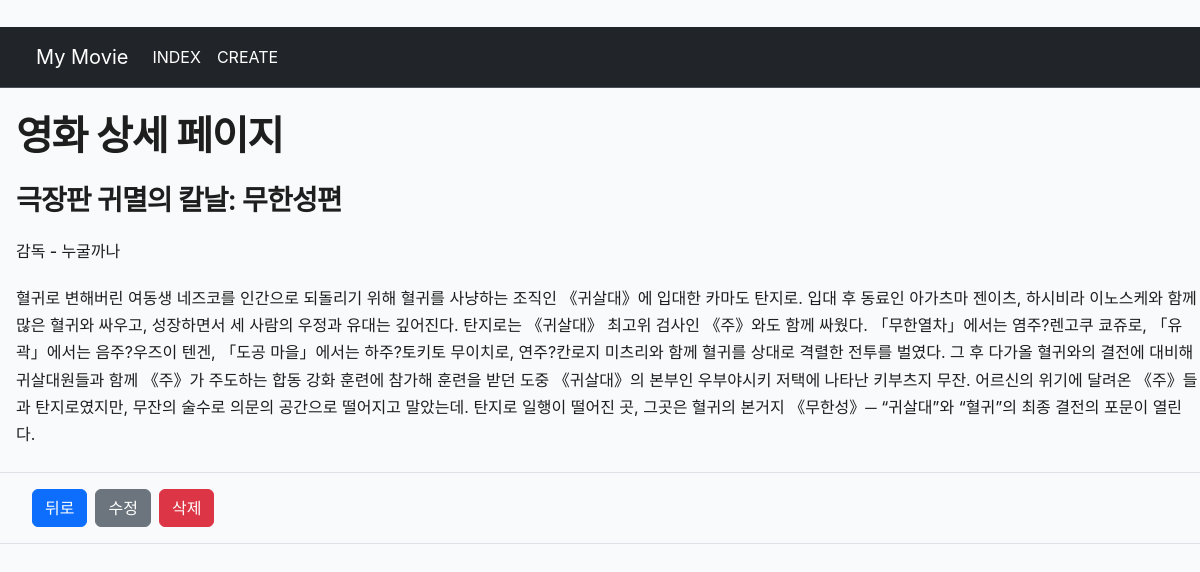
Screenshot of /movies/8/ with the database file from the repository.
### movies/models.py (models this page shows)
class Movie(models.Model):
    title = models.TextField()
    story = models.TextField()
    director = models.TextField()

### movies/views.py (the view)
# urls.py: path("<int:id>/", views.detail, name="detail"),
def detail(request, id):
    movie = get_object_or_404(Movie, id=id)
    context = {
        'movie': movie,
    }
    return render(request, "movies/detail.html", context)

### movies/templates/movies/detail.html (shortened to what this page needs)
﻿{% extends "base.html" %}
{% block content %}
    <h1 class='my-4 ms-3'>영화 상세 페이지</h1>
    <h3 class='my-4 ms-3'>{{ movie.title }}</h3>
    <h6 class='my-4 ms-3'>감독 - {{ movie.director }}</h6>
    <p class='my-4 ms-3'>{{ movie.story }}</p>
    <div class='border-top border-bottom'>
    <div class="d-flex gap-2 ms-3 mb-3 mt-3">
        <a href="{% url 'movies:index' %}" class="ms-3 my-0">
          <button class="btn btn-primary">뒤로</button>
        </a>
        <a href="{% url 'movies:update' movie.id %}" class='my-0'>
            <button class="btn btn-secondary">수정</button>
        </a>
        <form action="{% url 'movies:delete' movie.id %}" method="POST" class='my-0'>
            <button class="btn btn-danger">삭제</button>
        </form>
    </div>
    </div>
{% endblock content %}

### layout/base.html (style rules this page uses)
body { font-family: 'Pretendard', -apple-system, BlinkMacSystemFont, system-ui, Roboto, 'Helvetica Neue', sans-serif; color: #1e1e1e; background-color: #f9fafb; line-height: 1.7; }
h1, h2, h3, .card-title { font-weight: 600; letter-spacing: -0.03em; }

### rows the page displays
Movie: title "극장판 귀멸의 칼날: 무한성편", director "누굴까나", story "혈귀로 변해버린 여동생 네즈코를 인간으로 되돌리기 위해 혈귀를 사냥하는 조직인 《귀살대》에 입대한 카마도 탄지로. 입대 후 동료인 아가츠마 젠이츠, 하시비라 이노스케와 함께 많은 혈귀와 싸우고, 성장하면서 세 사람의 우정과 유대는 깊어진다. 탄지로는 《귀살대》 최고위 검사인 《주》와도 함께 싸웠다. 「무한열차」에서는 염주?렌고쿠 쿄쥬로, 「유곽」에서는 음주?우즈이 텐겐, 「도공 마을」에서는 하주?토키토 무이치로, 연주?칸로지 미츠리와 함께 혈귀를 상대로 격렬한 전투를 벌였다. 그 후 다가올 혈귀와의 결전에 대비해 귀살대원들과 함께 《주》가 주도하는 합동 강화 훈련에 참가해 훈련을 받던 도중 《귀살대》의 본부인 우부야시키 저택에 나타난 키부츠지 무잔. 어르신의 위기에 달려온 《주》들과 탄지로였지만, 무잔의 술수로 의문의 공간으로 떨어지고 말았는데. 탄지로 일행이 떨어진 곳, 그곳은 혈귀의 본거지 《무한성》─ “귀살대”와 “혈귀”의 최종 결전의 포문이 열린다."
